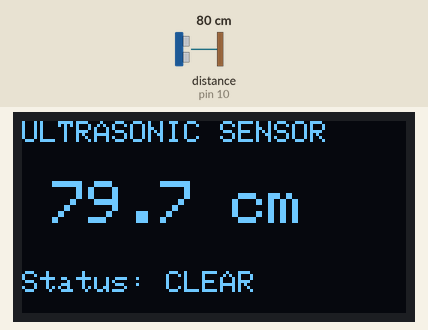
This sketch was run on a simulated Arduino Uno, built with avr-gcc and run on an emulated ATmega328P. On the bench: 128×64 one-colour display. Wiring (inferred from the names in the program): ultrasonic range finder: trigger pin 9; echo pin 10. The inputs (shaded band) are chosen by the test bench; at power-on: distance to the obstacle (sensor on pin 10) 80 cm. The echo pulse lasts 58.3 µs per cm; what the sketch prints to the serial monitor is not drawn.

Above: at 2.2 s.
2.3 s: distance to the obstacle (sensor on pin 10) set to 33 cm
At 3.6 s:
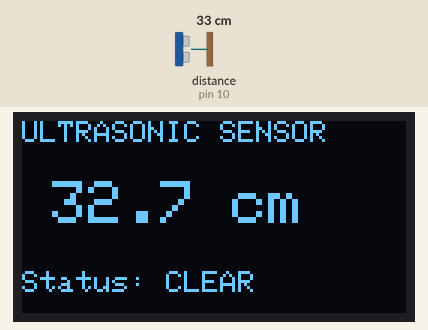
4.0 s: distance to the obstacle (sensor on pin 10) set to 28 cm
At 5.0 s:
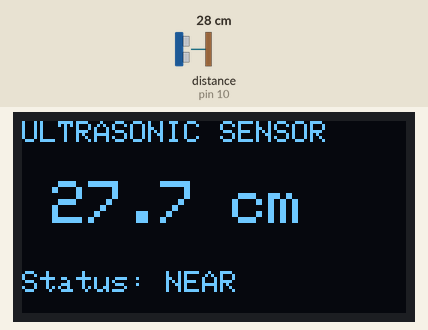
5.6 s: distance to the obstacle (sensor on pin 10) set to 12 cm
At 6.2 s:
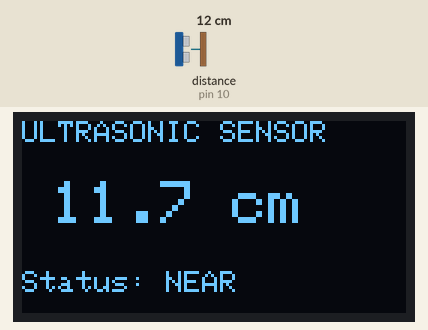
7.2 s: distance to the obstacle (sensor on pin 10) set to 9 cm
At 8.4 s:
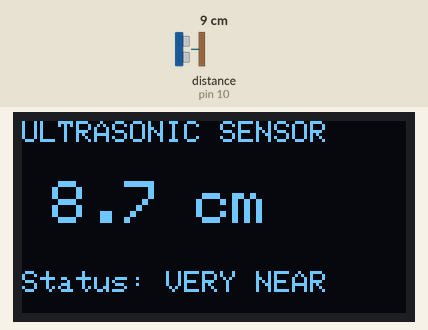
Timing chart, 0 to 9.9 s (numbered marks = the images above; inputs shaded):
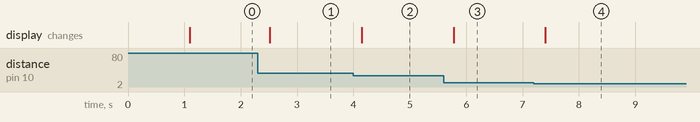

Measured:
- the behaviour switches between 31 and 30 cm on distance to the obstacle (sensor on pin 10) (found by bisection; images 1 and 2)
- the behaviour switches between 11 and 10 cm on distance to the obstacle (sensor on pin 10) (found by bisection; images 3 and 4)
- after the input at 2.3 s, the display: changes after 0.21 s (image 1)
- after the input at 4.0 s, the display: changes after 0.15 s (image 2)
- after the input at 5.6 s, the display: changes after 0.18 s (image 3)
- after the input at 7.2 s, the display: changes after 0.21 s (image 4)

The sketch:

first-sketch.ino
```cpp
#include <Wire.h>
#include <Adafruit_GFX.h>
#include <Adafruit_SSD1306.h>

// OLED settings
#define SCREEN_WIDTH 128
#define SCREEN_HEIGHT 64

Adafruit_SSD1306 display(SCREEN_WIDTH, SCREEN_HEIGHT, &Wire, -1);

// HC-SR04 pins
const int TRIG_PIN = 9;
const int ECHO_PIN = 10;

void setup() {
  // Start Serial Monitor
  Serial.begin(9600);

  // Set ultrasonic sensor pins
  pinMode(TRIG_PIN, OUTPUT);
  pinMode(ECHO_PIN, INPUT);

  // Start OLED
  if (!display.begin(SSD1306_SWITCHCAPVCC, 0x3C)) {
    Serial.println("OLED not found!");
    while (true);
  }

  // Clear OLED
  display.clearDisplay();
  display.setTextColor(SSD1306_WHITE);

  display.setTextSize(2);
  display.setCursor(10, 10);
  display.println("Distance");

  display.display();
  delay(1000);
}

void loop() {

  // Make sure TRIG starts LOW
  digitalWrite(TRIG_PIN, LOW);
  delayMicroseconds(2);

  // Send 10 microsecond ultrasonic pulse
  digitalWrite(TRIG_PIN, HIGH);
  delayMicroseconds(10);
  digitalWrite(TRIG_PIN, LOW);

  // Measure how long the echo takes
  long duration = pulseIn(ECHO_PIN, HIGH);

  // Calculate distance in centimeters
  float distance = duration * 0.0343 / 2;

  // Print distance to Serial Monitor
  Serial.print("Distance: ");
  Serial.print(distance);
  Serial.println(" cm");

  // Display on OLED
  display.clearDisplay();

  display.setTextSize(1);
  display.setCursor(0, 0);
  display.println("ULTRASONIC SENSOR");

  display.setTextSize(2);
  display.setCursor(10, 20);
  display.print(distance, 1);
  display.println(" cm");

  // Status
  display.setTextSize(1);
  display.setCursor(0, 50);

  if (distance < 10) {
    display.println("Status: VERY NEAR");
  }
  else if (distance < 30) {
    display.println("Status: NEAR");
  }
  else {
    display.println("Status: CLEAR");
  }

  display.display();

  delay(200);
}
```
